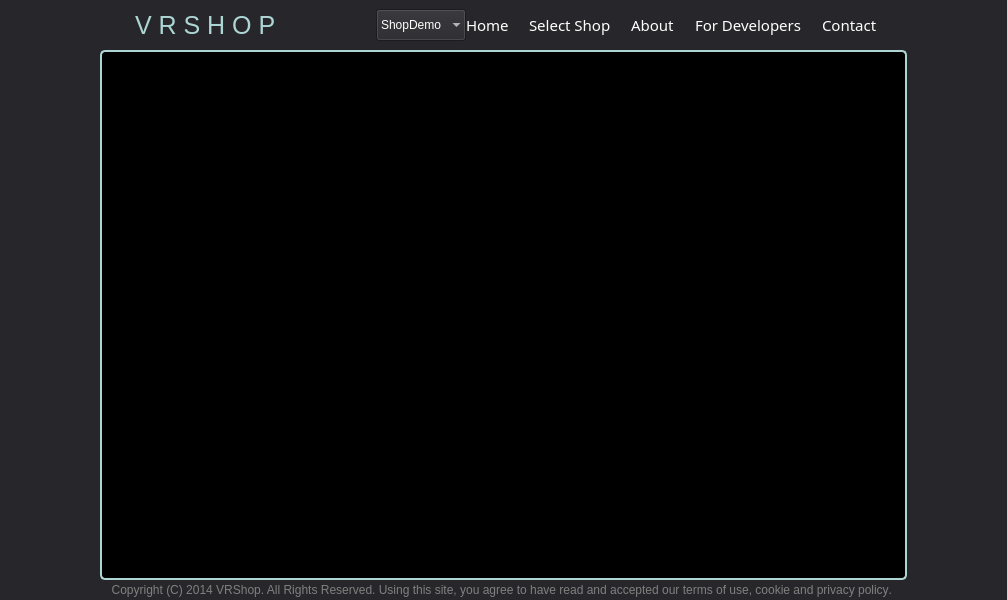
<?xml version="1.0" encoding="UTF-8"?>
<ui version="4.0">
 <class>MainCentralWindow</class>
 <widget class="QMainWindow" name="MainCentralWindow">
  <property name="geometry">
   <rect>
    <x>0</x>
    <y>0</y>
    <width>1007</width>
    <height>600</height>
   </rect>
  </property>
  <property name="windowTitle">
   <string>MainWindow</string>
  </property>
  <property name="styleSheet">
   <string notr="true">color: black;
font-weight: normal;
background-color: #27262a;</string>
  </property>
  <widget class="QWidget" name="centralwidget">
   <layout class="QVBoxLayout" name="verticalLayout">
    <property name="spacing">
     <number>0</number>
    </property>
    <property name="leftMargin">
     <number>100</number>
    </property>
    <property name="topMargin">
     <number>0</number>
    </property>
    <property name="rightMargin">
     <number>100</number>
    </property>
    <property name="bottomMargin">
     <number>0</number>
    </property>
    <item>
     <widget class="QFrame" name="frame">
      <property name="styleSheet">
       <string notr="true">max-height: 50px;</string>
      </property>
      <layout class="QHBoxLayout" name="horizontalLayout_2">
       <property name="spacing">
        <number>0</number>
       </property>
       <item>
        <widget class="VR::VRQLabel" name="m_pLabelLogo">
         <property name="cursor">
          <cursorShape>PointingHandCursor</cursorShape>
         </property>
         <property name="styleSheet">
          <string notr="true">QLabel {
	font:FuturaBook;
	font-size: 25px;
	font-style: normal; 
	color:#acd5d4;
	text-decoration: none;
	margin-left:20px;
}
</string>
         </property>
         <property name="text">
          <string>V R S H O P</string>
         </property>
        </widget>
       </item>
       <item>
        <spacer name="horizontalSpacer">
         <property name="orientation">
          <enum>Qt::Horizontal</enum>
         </property>
         <property name="sizeHint" stdset="0">
          <size>
           <width>40</width>
           <height>20</height>
          </size>
         </property>
        </spacer>
       </item>
       <item>
        <widget class="QComboBox" name="m_pComboBoxShops">
         <property name="styleSheet">
          <string notr="true">color:white;</string>
         </property>
         <property name="editable">
          <bool>false</bool>
         </property>
         <property name="currentText">
          <string>ShopDemo</string>
         </property>
         <property name="frame">
          <bool>false</bool>
         </property>
         <item>
          <property name="text">
           <string>ShopDemo</string>
          </property>
         </item>
         <item>
          <property name="text">
           <string>Shop</string>
          </property>
         </item>
        </widget>
       </item>
       <item>
        <layout class="QHBoxLayout" name="horizontalLayout">
         <property name="spacing">
          <number>20</number>
         </property>
         <property name="rightMargin">
          <number>20</number>
         </property>
         <item>
          <widget class="VR::VRQLabel" name="m_pLabelHome">
           <property name="font">
            <font>
             <family>FuturaBook</family>
             <pointsize>-1</pointsize>
             <weight>50</weight>
             <bold>false</bold>
             <underline>false</underline>
             <strikeout>false</strikeout>
            </font>
           </property>
           <property name="cursor">
            <cursorShape>PointingHandCursor</cursorShape>
           </property>
           <property name="styleSheet">
            <string notr="true">color: white;
display: inline;
text-decoration: none;
font-size:15px;
font-family:FuturaBook;</string>
           </property>
           <property name="text">
            <string>Home</string>
           </property>
          </widget>
         </item>
         <item>
          <widget class="VR::VRQLabel" name="m_pLabelSelectShop">
           <property name="cursor">
            <cursorShape>PointingHandCursor</cursorShape>
           </property>
           <property name="styleSheet">
            <string notr="true">color: white;
display: inline;
text-decoration: none;
font-size:15px;
font-family:FuturaBook;</string>
           </property>
           <property name="text">
            <string>Select Shop</string>
           </property>
          </widget>
         </item>
         <item>
          <widget class="VR::VRQLabel" name="m_pLabelAbout">
           <property name="cursor">
            <cursorShape>PointingHandCursor</cursorShape>
           </property>
           <property name="styleSheet">
            <string notr="true">color: white;
display: inline;
text-decoration: none;
font-size:15px;
font-family:FuturaBook;</string>
           </property>
           <property name="text">
            <string>About</string>
           </property>
          </widget>
         </item>
         <item>
          <widget class="VR::VRQLabel" name="m_pLabelForDevs">
           <property name="cursor">
            <cursorShape>PointingHandCursor</cursorShape>
           </property>
           <property name="styleSheet">
            <string notr="true">color: white;
display: inline;
text-decoration: none;
font-size:15px;
font-family:FuturaBook;</string>
           </property>
           <property name="text">
            <string>For Developers</string>
           </property>
          </widget>
         </item>
         <item>
          <widget class="VR::VRQLabel" name="m_pLabelContact">
           <property name="cursor">
            <cursorShape>PointingHandCursor</cursorShape>
           </property>
           <property name="styleSheet">
            <string notr="true">color: white;
display: inline;
text-decoration: none;
font-size:15px;
font-family:FuturaBook;</string>
           </property>
           <property name="text">
            <string>Contact</string>
           </property>
          </widget>
         </item>
        </layout>
       </item>
      </layout>
     </widget>
    </item>
    <item>
     <widget class="QWidget" name="m_pWidgetCentralContent" native="true">
      <property name="styleSheet">
       <string notr="true">QWidget#m_pWidgetCentralContent	{
height: 600px; padding: 0px;
margin: 0px; background-color: Black;
border: 2px solid #acd5d4;
border-radius:5px;
width: 100%; 
height: 100%;
}
</string>
      </property>
     </widget>
    </item>
    <item>
     <widget class="QLabel" name="m_pLabelCopyright">
      <property name="styleSheet">
       <string notr="true">max-height: 20px;</string>
      </property>
      <property name="text">
       <string>&lt;div class=&quot;footer&quot; style=&quot;padding-bottom: 5px; position: relative; top: 50%;&quot;&gt;
            &lt;div id=&quot;footerText&quot; style=&quot;text-align: center; font-size: 12px; color: Gray;&quot;&gt;
                &lt;span id=&quot;Span1&quot;&gt;Copyright (C) 2014 VRShop. All Rights Reserved.&lt;/span&gt; Using
                this site, you agree to have read and accepted our &lt;a href=&quot;/&quot; style=&quot;text-decoration: none;
                    color: Gray;&quot;&gt;terms of use&lt;/a&gt;, &lt;a href=&quot;/&quot; style=&quot;text-decoration: none; color: Gray;&quot;&gt;
                        cookie and privacy policy&lt;/a&gt;.
            &lt;/div&gt;
        &lt;/div&gt;</string>
      </property>
      <property name="alignment">
       <set>Qt::AlignCenter</set>
      </property>
     </widget>
    </item>
   </layout>
  </widget>
 </widget>
 <customwidgets>
  <customwidget>
   <class>VR::VRQLabel</class>
   <extends>QLabel</extends>
   <header location="global">vrqlabel.h</header>
  </customwidget>
 </customwidgets>
 <resources/>
 <connections/>
</ui>
